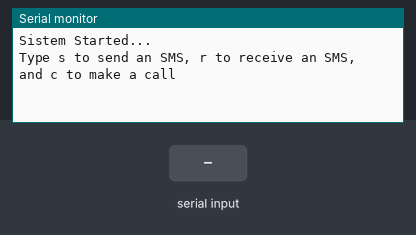
Recording of a sketch running on a simulated Arduino Uno, built with avr-gcc and run on an emulated ATmega328P. Shown: the last lines printed to the serial monitor. The test bench sets the inputs (shaded band).

Above: at 9.2 s.
9.3 s: "1" received over the second serial link
At 10.1 s:
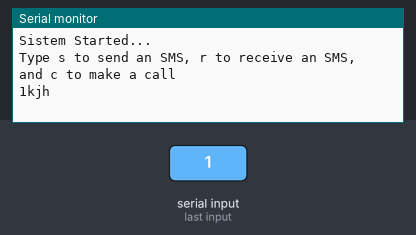
10.8 s: "0" received over the second serial link
At 11.2 s:
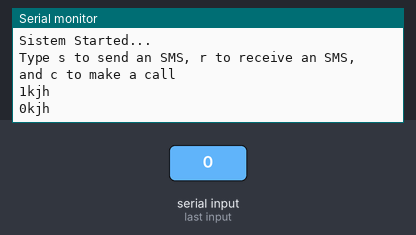
12.3 s: "2" received over the second serial link
At 13.6 s:
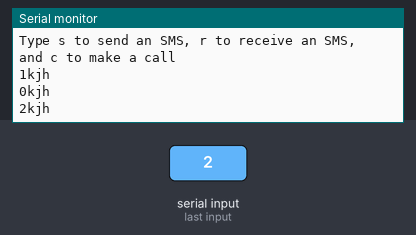

Measured:
- after the input at 9.3 s, the serial monitor: prints a new line at once (image 1)
- after the input at 10.8 s, the serial monitor: prints a new line at once (image 2)
- after the input at 12.3 s, the serial monitor: prints a new line at once (image 3)

The sketch:

sim.ino
```cpp
    #include <SoftwareSerial.h>
    SoftwareSerial sim(10, 11);
    int _timeout;
    String _buffer;
    String number = "+918777812060"; //-> change with your number
    void setup() {
      delay(7000); //delay for 7 seconds to make sure the modules get the signal
      Serial.begin(9600);
      _buffer.reserve(50);
      Serial.println("Sistem Started...");
      sim.begin(9600);
      delay(1000);
      Serial.println("Type s to send an SMS, r to receive an SMS, and c to make a call");
    }
    void loop() {
      /*if (Serial.available() > 0)
        switch (Serial.read())
        {
          case 's':
            SendMessage();
            break;
          case 'r':
            RecieveMessage();
            break;
          case 'c':
            callNumber();
            break;
        }*/
      if (sim.available() > 0){
        Serial.write(sim.read());
        Serial.println("kjh");
      }
    }
    void SendMessage()
    {
      Serial.println ("Sending Message");
      sim.println("AT+CMGF=1");    //Sets the GSM Module in Text Mode
      delay(1000);
      //Serial.println ("Set SMS Number");
      sim.println("AT+CMGS=\"" + number + "\"\r"); //Mobile phone number to send message
      delay(1000);
      String SMS = "Hello, how are you?";
      sim.println(SMS);
      delay(100);
      sim.println((char)26);// ASCII code of CTRL+Z
      delay(1000);
      _buffer = _readSerial();
    }
    void RecieveMessage()
    {
      Serial.println ("SIM800L Read an SMS");
      delay (1000);
      sim.println("AT+CNMI=2,2,0,0,0"); // AT Command to receive a live SMS
      delay(1000);
      Serial.write ("Unread Message done");
    }
    String _readSerial() {
      _timeout = 0;
      while  (!sim.available() && _timeout < 12000  )
      {
        delay(13);
        _timeout++;
      }
      if (sim.available()) {
        return sim.readString();
      }
    }
    void callNumber() {
      sim.print (F("ATD"));
      sim.print (number);
      sim.print (F(";\r\n"));
      _buffer = _readSerial();
      Serial.println(_buffer);
    }
```
